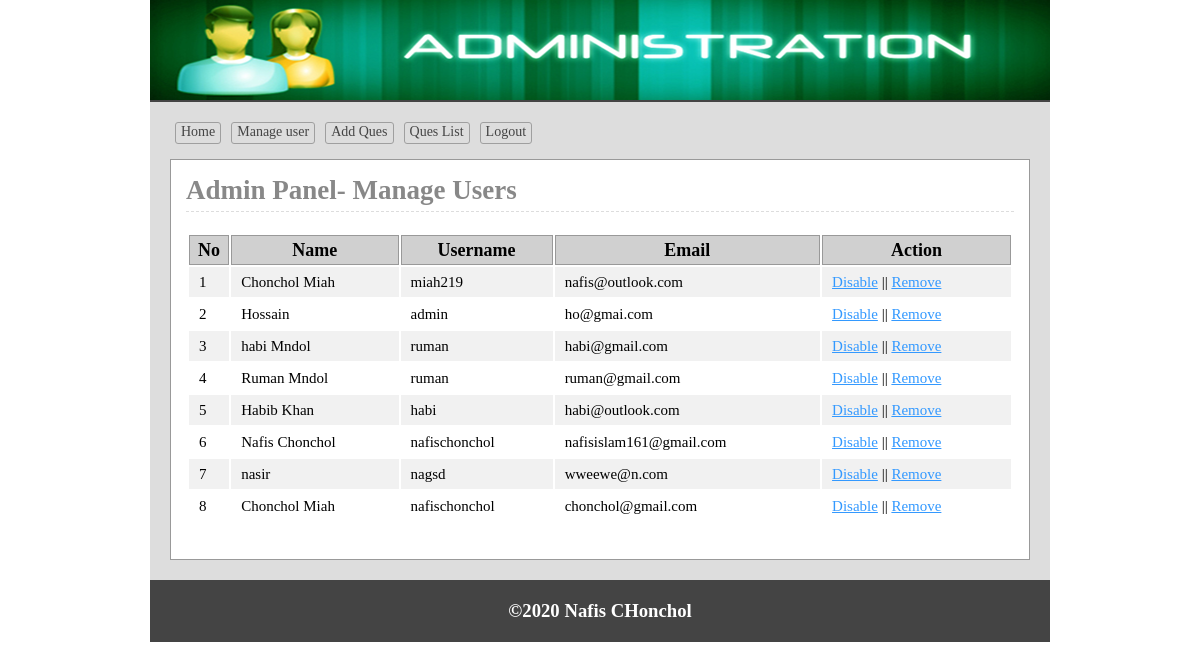
The app's page /admin/users.php (signed in) with its own data.
### tables this page shows
CREATE TABLE `tbl_user` (
  `userId` int(11) NOT NULL,
  `name` varchar(100) NOT NULL,
  `username` varchar(100) NOT NULL,
  `email` varchar(200) NOT NULL,
  `pass` varchar(50) NOT NULL,
  `status` int(11) NOT NULL
);

### lib/Database.php (called while the page is built, shortened)
<?php
Class Database{
	public $host   = DB_HOST;
	public $user   = DB_USER;
	public $pass   = DB_PASS;
	public $dbname = DB_NAME;
	public $link;
	private function connectDB(){
	$this->link = new mysqli($this->host, $this->user, $this->pass, $this->dbname);
 }
	public function select($query){
		$result = $this->link->query($query) or die($this->link->error.__LINE__);
		if($result->num_rows > 0){
			return $result;
		} else {
			return false;
		}
	}
}

### classes/Users.php (called while the page is built, shortened)
<?php
	$filepath = realpath(dirname(__FILE__));
	include_once ($filepath.'/../lib/Database.php');
	class Users{
		private $db;
		public function __construct()
		{
			$this->db=new Database();
		}
		public function getAllUser()
		{
			$query="SELECT * FROM `tbl_user` order by userId DESC";
			$result=$this->db->select($query);
			return $result;
		}
	}
?>

### admin/users.php (the view, shortened to what this page needs)
<?php
    $filepath = realpath(dirname(__FILE__));
	include_once ($filepath.'/inc/header.php');
	include_once ($filepath.'/../classes/Users.php');
	$usr=new Users();
?>
<div class="main">
	<h1>Admin Panel- Manage Users</h1>
	<div class='mangeUsers'>
		<table class="tblone">
			<tr>
				<th>No</th>
				<th>Name</th>
				<th>Username</th>
				<th>Email</th>
				<th>Action</th>
			</tr>
			<?php
				$userdata=$usr->getAllUser();
				if($userdata)
				{
					$i=0;
					foreach ($userdata as $data) {
						$i++;
			?>
			<tr>
				<td>
					<?php
						if($data['status']==1)
						{
							echo '<span class="error">'.$i;'</span>';
						}
						else
							echo $i;
					?>
				</td>
				<td><?php echo $data['name'] ;?></td>
				<td><?php echo $data['username'] ;?></td>
				<td><?php echo $data['email'] ;?></td>
				<td>
					<?php if($data['status']=='0'){ ?>
							<a onclick="return confirm('Are You Sure To Disable') " href="?dis=<?php echo $data['userId'] ; ?>">Disable</a>
					<?php }else{ ?>
						<a onclick="return confirm('Are You Sure To Enable') " href="?ena=<?php echo $data['userId'] ; ?>">Enable</a>
					<?php }?>
					 ||
					<a onclick="return confirm('Are You Sure To Remove') " href="?del=<?php echo $data['userId'] ; ?>">Remove</a>
				</td>
			</tr>
			<?php 	} } ?>
		</table>
	</div>
</div>
<?php include 'inc/footer.php'; ?>

### admin/css/admin.css (style rules this page uses)
* { margin:0;padding:0;outline:none }
body { font-family:verdana }
.tblone { width:100%;border:1px solid #fff;margin:20px 0 }
.tblone td { font-size: 15px; padding: 5px 10px; }
table.tblone th { background-color: #d0d0d0; border: 1px solid #999; }
table.tblone tr:nth-child(2n+1) { background:#fff;height:30px; }
table.tblone tr:nth-child(2n) { background:#f1f1f1;height:30px; }
.tblone td a { color:#3399FF; }
.main { background: #fff none repeat scroll 0 0; border: 1px solid #999; margin-top: 10px; min-height: 368px; padding: 15px; width: 828px; }
.main h1 { border-bottom: 1px dashed #ddd; color: #888; margin: 0 0 5px; padding-bottom: 5px; }

### records on screen
tbl_user: name "Chonchol Miah", username "miah219", email "nafis@outlook.com"
tbl_user: name "Hossain", username "admin", email "ho@gmai.com"
tbl_user: name "habi Mndol", username "ruman", email "habi@gmail.com"
tbl_user: name "Ruman Mndol", username "ruman", email "ruman@gmail.com"
tbl_user: name "Habib Khan", username "habi", email "habi@outlook.com"
tbl_user: name "Nafis Chonchol", username "nafischonchol", email "nafisislam161@gmail.com"
tbl_user: name "nasir", username "nagsd", email "wweewe@n.com"
tbl_user: name "Chonchol Miah", username "nafischonchol", email "chonchol@gmail.com"
